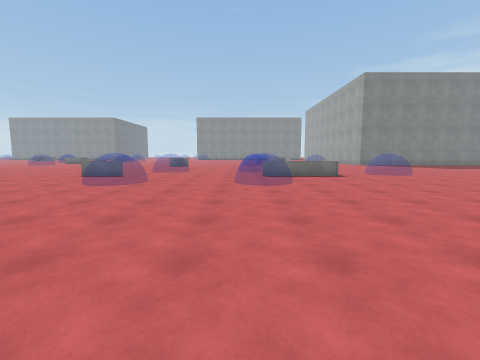
[1] (above)

17 first-person views from a walk through a Unity game level. The camera is 1.4 m above the floor, tilts 6° down and sees 90° across. The floor is counted in squares, 2 m on a side. Each view is taken from the middle of a square. On the plan, view 1 faces up. The plan holds only what a view shows up to about 9 squares ahead; the rest is blank. The place goes on beyond the plan. The player is left out. Surface patterns are stand-ins for the level's own textures.

[2]
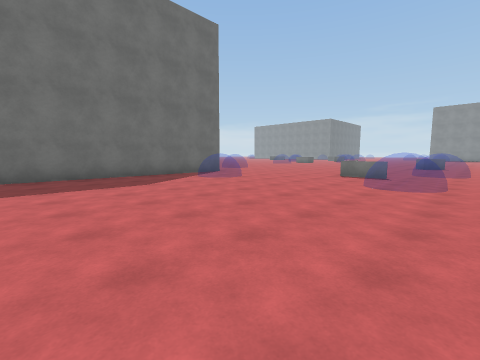

[3]
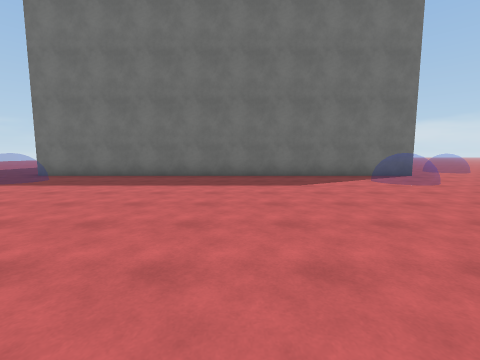

[4]
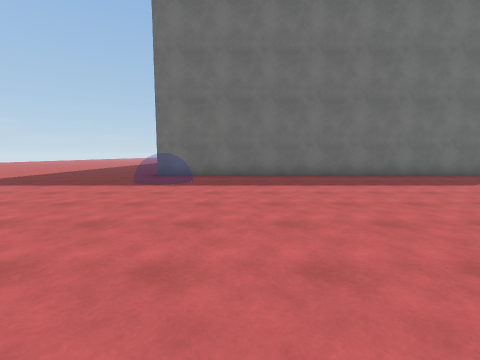

[5]
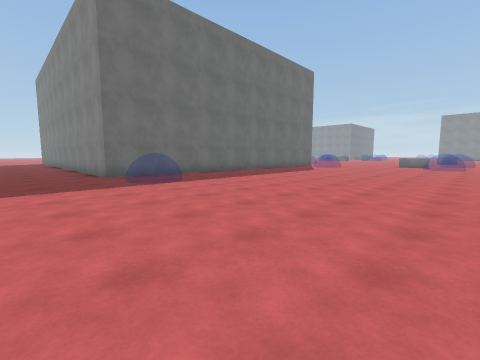

[6]
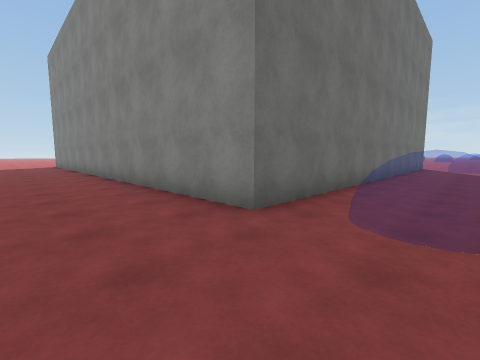

[7]
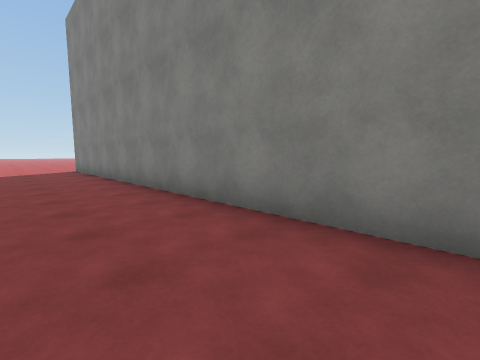

[8]
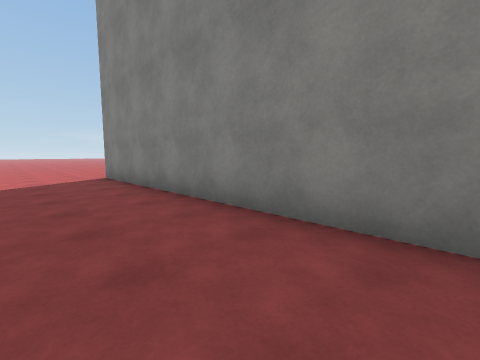

[9]
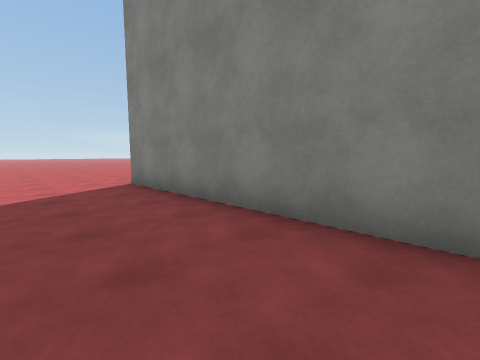

[10]
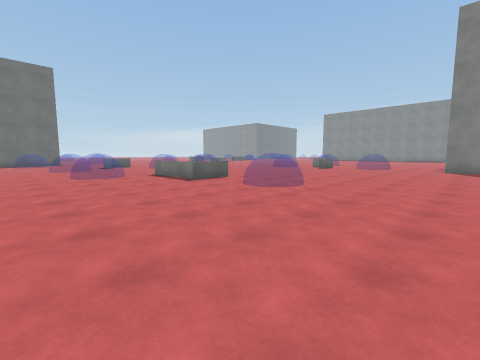

[11]
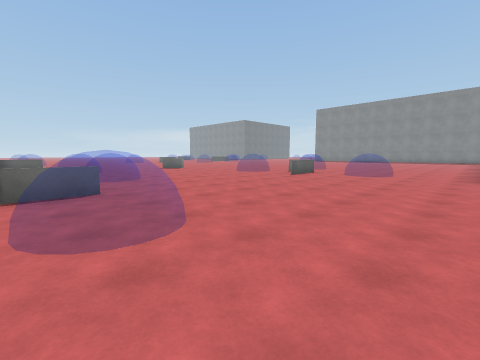

[12]
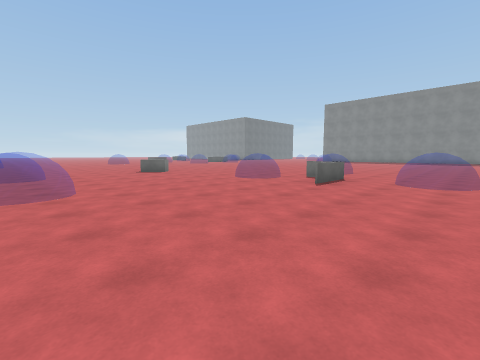

[13]
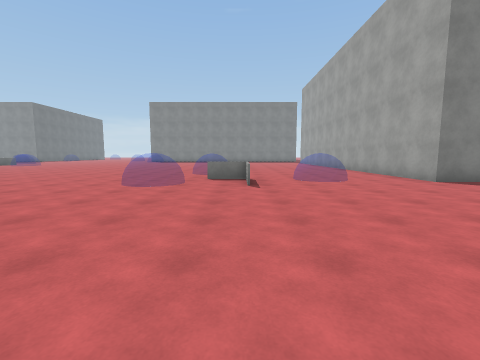

[14]
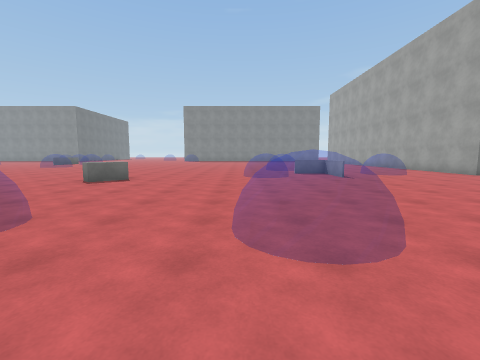

[15]
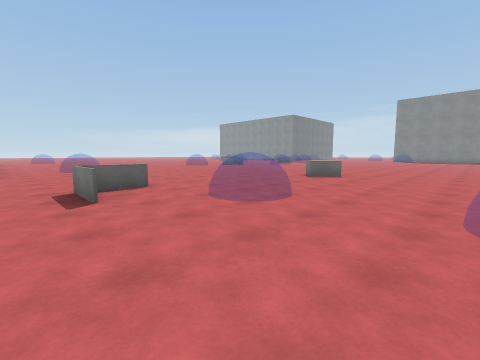

[16]
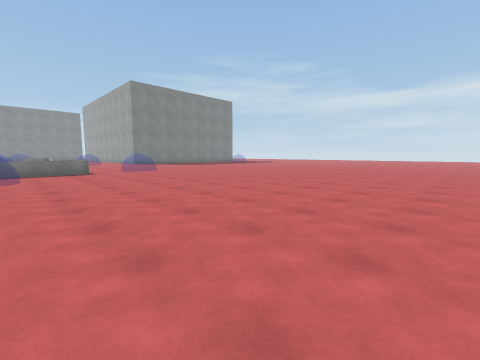

[17]
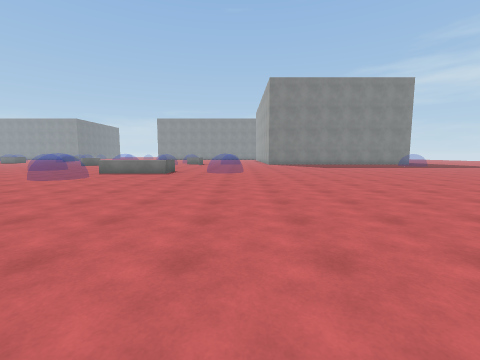

### Floor plan
Key: @ floor where view 1 was taken; # wall or solid block; . floor; = window, fence, low wall or low ledge; ^ raised ledge; O other object.
Columns run from 30 left of view 1 to 9 right of it. Each row starts with its distance up from view 1.
 21                                    ..
 20                                   ...
 19                          ....... .....#
 18                          .............#
 17                       ..........==.=^.#
 16                       ........==.=....##
 15                        ....O............
 14                         ..O.............
 13                         ................
 12                        .................
 11                        ....=...=........
 10                        ....=..^=........
  9                    =. ...=.......=.=^...
  8                    ......==....===.=....
  7                    ............=........
  6                     #.^...==..^=........
  5                     #==.................
  4                     #...................
  3                     #...................
  2                     #...................
  1                     #...................
  0                     #........ @.........
 -1                     #........  .........
 -2                     #........  .........
 -3                     #........
 -4                     #........
 -5   ...################^=......
 -6  ............................
 -7 .............................
 -8 .............................

Where each view was taken, in squares from view 1:
view 1: 0 up, 0 right, facing up
view 2: 0 up, 2 left, facing up-left
view 3: 1 up, 2 left, facing left
view 4: 3 down, 2 left, facing left
view 5: 8 down, 2 left, facing up-left
view 6: 8 down, 8 left, facing up-left
view 7: 8 down, 13 left, facing up-left
view 8: 8 down, 17 left, facing up-left
view 9: 8 down, 19 left, facing up-left
view 10: 4 up, 9 right, facing up-left
view 11: 8 up, 8 right, facing up-left
view 12: 10 up, 6 right, facing up-left
view 13: 10 up, 3 right, facing up
view 14: 8 up, 0 right, facing up
view 15: 7 up, 0 right, facing up-left
view 16: 2 down, 1 right, facing up-right
view 17: 1 down, 6 right, facing up
